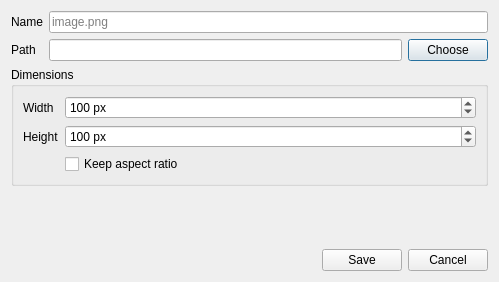
<?xml version="1.0" encoding="UTF-8"?>
<ui version="4.0">
 <class>SaveImageDialog</class>
 <widget class="QDialog" name="SaveImageDialog">
  <property name="geometry">
   <rect>
    <x>0</x>
    <y>0</y>
    <width>499</width>
    <height>282</height>
   </rect>
  </property>
  <property name="windowTitle">
   <string>Save Image</string>
  </property>
  <layout class="QVBoxLayout" name="verticalLayout_2">
   <item>
    <layout class="QFormLayout" name="formLayout_2">
     <item row="0" column="0">
      <widget class="QLabel" name="label_3">
       <property name="text">
        <string>Name</string>
       </property>
      </widget>
     </item>
     <item row="0" column="1">
      <widget class="QLineEdit" name="edit_name">
       <property name="inputMask">
        <string/>
       </property>
       <property name="text">
        <string/>
       </property>
       <property name="placeholderText">
        <string>image.png</string>
       </property>
      </widget>
     </item>
     <item row="1" column="0">
      <widget class="QLabel" name="label_4">
       <property name="text">
        <string>Path</string>
       </property>
      </widget>
     </item>
     <item row="1" column="1">
      <layout class="QHBoxLayout" name="horizontalLayout">
       <item>
        <widget class="QLineEdit" name="edit_path"/>
       </item>
       <item>
        <widget class="QPushButton" name="btn_path">
         <property name="text">
          <string>Choose</string>
         </property>
        </widget>
       </item>
      </layout>
     </item>
    </layout>
   </item>
   <item>
    <widget class="QGroupBox" name="groupBox">
     <property name="title">
      <string>Dimensions</string>
     </property>
     <layout class="QFormLayout" name="formLayout">
      <item row="0" column="0">
       <widget class="QLabel" name="label">
        <property name="text">
         <string>Width</string>
        </property>
       </widget>
      </item>
      <item row="0" column="1">
       <widget class="QSpinBox" name="sb_width">
        <property name="sizePolicy">
         <sizepolicy hsizetype="Expanding" vsizetype="Fixed">
          <horstretch>0</horstretch>
          <verstretch>0</verstretch>
         </sizepolicy>
        </property>
        <property name="suffix">
         <string> px</string>
        </property>
        <property name="minimum">
         <number>1</number>
        </property>
        <property name="maximum">
         <number>5000</number>
        </property>
        <property name="singleStep">
         <number>1</number>
        </property>
        <property name="value">
         <number>100</number>
        </property>
       </widget>
      </item>
      <item row="1" column="0">
       <widget class="QLabel" name="label_2">
        <property name="text">
         <string>Height</string>
        </property>
       </widget>
      </item>
      <item row="1" column="1">
       <widget class="QSpinBox" name="sp_heigth">
        <property name="sizePolicy">
         <sizepolicy hsizetype="Expanding" vsizetype="Fixed">
          <horstretch>0</horstretch>
          <verstretch>0</verstretch>
         </sizepolicy>
        </property>
        <property name="suffix">
         <string> px</string>
        </property>
        <property name="minimum">
         <number>1</number>
        </property>
        <property name="maximum">
         <number>5000</number>
        </property>
        <property name="singleStep">
         <number>1</number>
        </property>
        <property name="value">
         <number>100</number>
        </property>
       </widget>
      </item>
      <item row="2" column="1">
       <widget class="QCheckBox" name="cb_keep_aspect">
        <property name="text">
         <string>Keep aspect ratio</string>
        </property>
       </widget>
      </item>
     </layout>
    </widget>
   </item>
   <item>
    <spacer name="verticalSpacer">
     <property name="orientation">
      <enum>Qt::Vertical</enum>
     </property>
     <property name="sizeHint" stdset="0">
      <size>
       <width>20</width>
       <height>0</height>
      </size>
     </property>
    </spacer>
   </item>
   <item>
    <layout class="QHBoxLayout" name="horizontalLayout_2">
     <item>
      <spacer name="horizontalSpacer">
       <property name="orientation">
        <enum>Qt::Horizontal</enum>
       </property>
       <property name="sizeHint" stdset="0">
        <size>
         <width>40</width>
         <height>20</height>
        </size>
       </property>
      </spacer>
     </item>
     <item>
      <widget class="QPushButton" name="btn_save">
       <property name="text">
        <string>Save</string>
       </property>
      </widget>
     </item>
     <item>
      <widget class="QPushButton" name="btn_cancel">
       <property name="text">
        <string>Cancel</string>
       </property>
      </widget>
     </item>
    </layout>
   </item>
  </layout>
 </widget>
 <resources>
  <include location="resources.qrc"/>
 </resources>
 <connections>
  <connection>
   <sender>btn_cancel</sender>
   <signal>clicked()</signal>
   <receiver>SaveImageDialog</receiver>
   <slot>close()</slot>
   <hints>
    <hint type="sourcelabel">
     <x>449</x>
     <y>257</y>
    </hint>
    <hint type="destinationlabel">
     <x>249</x>
     <y>140</y>
    </hint>
   </hints>
  </connection>
 </connections>
</ui>
